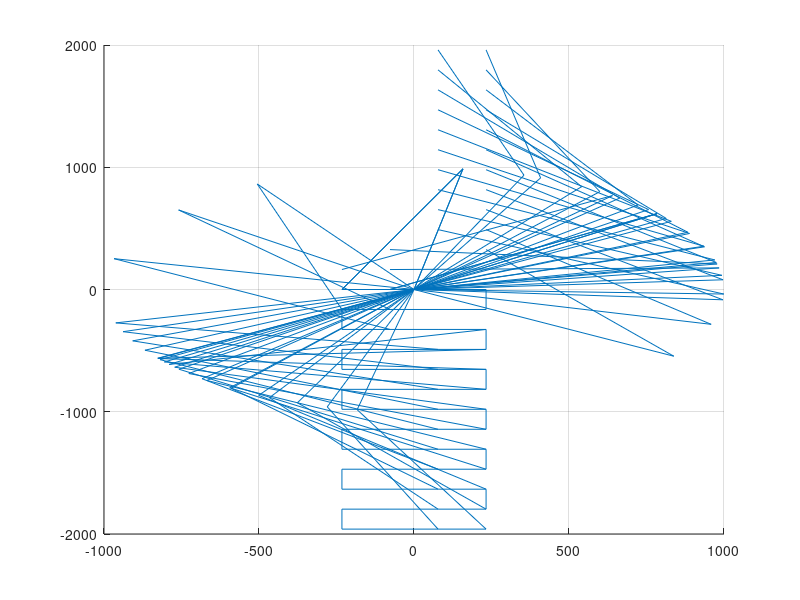

Reproduce this figure in MATLAB.
clc
clear all
close all
l1=1000;
l2=1061.86;
M=-232.5:155:232.5;
N=232.5:-155:-232.5;
O=0:-1960/12:-1960;
xf=[M,N,M,N,M,N,M,N,M,N,M,N,M];
yf=[repelem(O(1),4) repelem(O(2),4) repelem(O(3),4)...
    repelem(O(4),4) repelem(O(5),4) repelem(O(6),4)...
    repelem(O(7),4) repelem(O(8),4) repelem(O(9),4) repelem(O(10),4)...
    repelem(O(11),4) repelem(O(12),4) repelem(O(13),4)]; 
for i=1:52
    th2(i)=2*(atan(sqrt(abs((((l1+l2)^2)-((xf(i)^2)+(yf(i)^2)))/(((xf(i)^2)+(yf(i)^2))-((l1-l2)^2))))));
    th1(i)=(atan(yf(i)/xf(i)))-atan((l2*sin(th2(i)))/(l1+l2*cos(th2(i))));
    xi(i)=l1*cos(th1(i));
    yi(i)=l1*sin(th1(i));
    Xf(i)=l1*cos(th1(i))+l2*cos(th2(i)+th1(i));
    Yf(i)=l1*sin(th1(i))+l2*sin(th2(i)+th1(i));
    line([0 xi(i)],[0 yi(i)]);
    line([xi(i) Xf(i)],[yi(i) Yf(i)]);
    pause(2)
    hold on
    th1(i)=th1(i)*(180/pi);
    th2(i)=th2(i)*(180/pi);
end
plot(xf,yf)
hold on
grid on
